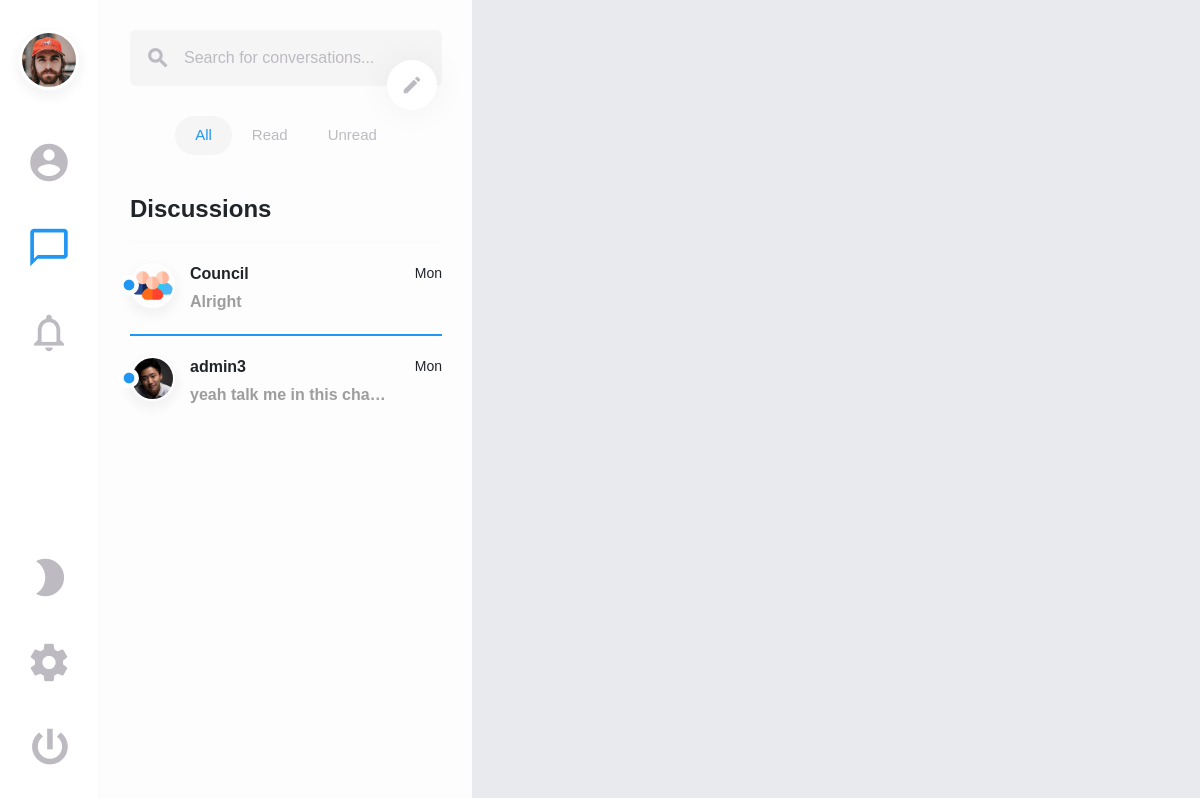
/home/ (signed in), run on an earlier commit of the app's database.
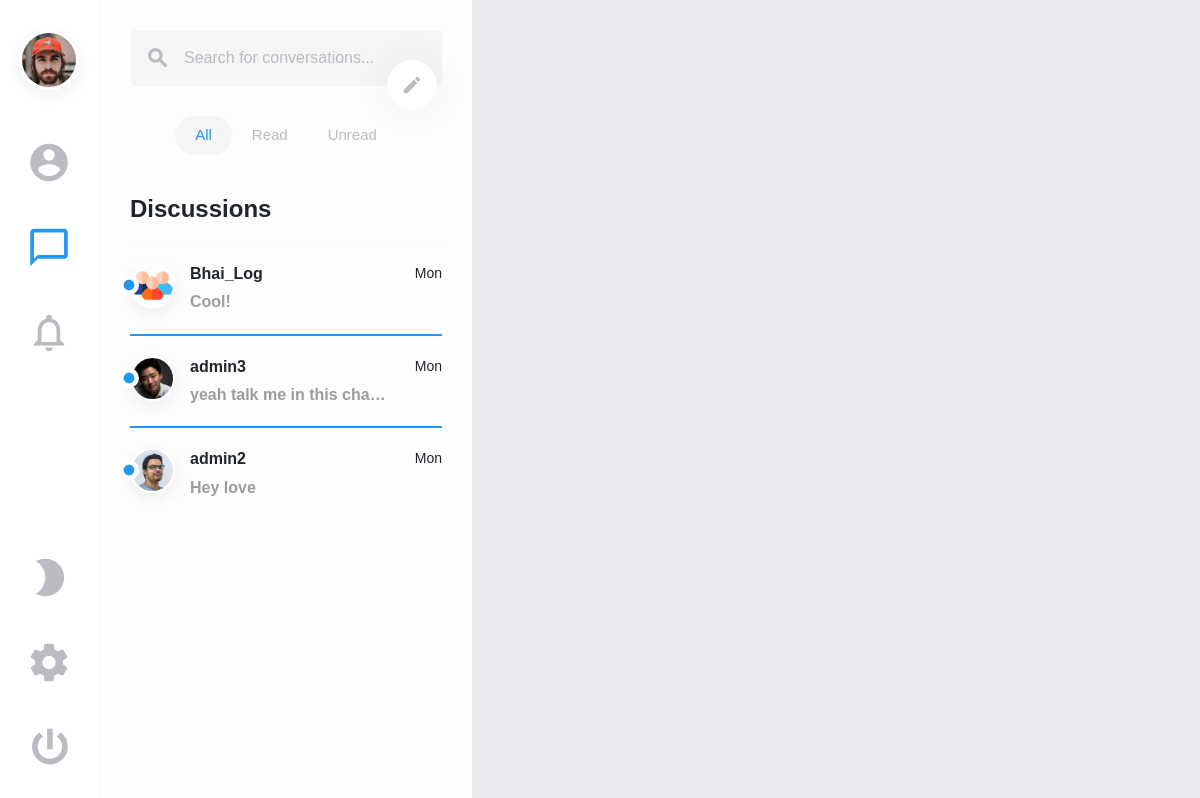
And on a later commit of the database.
### chat/models.py (models this page shows, shortened)
class UserProfile(models.Model):
    user = models.OneToOneField(User, on_delete=models.CASCADE)
    prof_image = models.FileField(upload_to='static')
    friends = models.ManyToManyField(
        'UserProfile',
        related_name=('user_friends'),
        blank=True
    )
    block_users = models.ManyToManyField(
        'UserProfile',
        related_name=('blocked_users'),
        blank=True
    )
    address = models.TextField()
    city = models.CharField(max_length=200, null=True)
    country = models.CharField(max_length=200, null=True)
    class Meta:
        verbose_name = 'UserProfile'
        verbose_name_plural = 'UserProfiles'

class MessageRoom(models.Model):
    group_name = models.CharField(max_length=150)
    first_user = models.ForeignKey(
        UserProfile, related_name=('first_user'),
        on_delete=models.CASCADE
    )
    second_user = models.ManyToManyField(
        UserProfile, related_name=('second_user'),
        null=True, blank=True
    )
    users_active = models.ManyToManyField(UserProfile, blank=True)
    one_to_one = models.BooleanField(default=True)
    group = models.ForeignKey(
        'MessageGroup', on_delete=models.CASCADE,
        related_name='message_groups', null=True, blank=True
    )
    @property
    def LatestMessage(self):
        latest_msg = Message.objects.filter(room_id=self.id).last()
        return latest_msg

class MessageGroup(models.Model):
    group_admin = models.ForeignKey(
        UserProfile, related_name='group_admins',
        on_delete=models.CASCADE, null=True
    )
    created = models.DateField(auto_now_add=True)
    group_image = models.FileField(upload_to='static')
    class Meta:
        verbose_name = ('MessageGroup')
        verbose_name_plural = ('MessageGroups')

class Message(models.Model):
    room = models.ForeignKey(
        'MessageRoom', related_name=('msg_room'),
        on_delete=models.CASCADE
    )
    sender = models.ForeignKey(
        UserProfile, related_name=('Message_sender'),
        on_delete=models.CASCADE
    )
    receiver = models.ManyToManyField(
        UserProfile, related_name=('Message_receiver')
    )
    seen_by_users = models.ManyToManyField(
        UserProfile, related_name=('Message_seen'),
        null=True
    )
    message = models.TextField()
    file = models.FileField(upload_to='static', null=True, blank=True)
    date = models.DateField(auto_now_add=True)

### chat/views.py (the view)
# urls.py: path('home/', views.HomePageView.as_view(), name="home"),
class HomePageView(View):
    Model = User
    template_name = "index.html"
    def get(self, request, *args, **kwargs):
        usr = User.objects.get(id=request.user.id)
        all_usr = User.objects.exclude(id=request.user.id)
        usr_p = UserProfile.objects.filter(user_id=request.user.id).first()
        all_room1 = MessageRoom.objects.filter(first_user=usr_p).all()
        all_room2 = MessageRoom.objects.filter(second_user__in=[usr_p]).all()
        all_rooms = list(chain(all_room1 , all_room2))
        context = {"usr":usr, "all_usr":all_usr, "user_profile":usr_p, "all_rooms":all_rooms}
        return render(request,"index.html", context)

### chat/templates/index.html (shortened to what this page needs)
{% load static %}
<!DOCTYPE html>
<html lang="en">
<head>
		<link href="{% static 'dist/css/lib/bootstrap.min.css' %}" type="text/css" rel="stylesheet">
		<link href="{% static 'dist/css/swipe.min.css' %}" type="text/css" rel="stylesheet">
	</head>
	<body>
		<main>
			<div class="layout">
				<div class="navigation">
					<div class="container">
						<div class="inside">
							<div class="nav nav-tab menu">
								<button class="btn"><img class="avatar-xl" src="/{{user_profile.prof_image}}" alt="avatar"></button>
								<a href="#members" data-toggle="tab"><i class="material-icons">account_circle</i></a>
								<a href="#discussions" data-toggle="tab" class="active"><i class="material-icons active">chat_bubble_outline</i></a>
								<a href="#notifications" data-toggle="tab" class="f-grow1"><i class="material-icons">notifications_none</i></a>
								<button class="btn mode"><i class="material-icons">brightness_2</i></button>
								<a href="#settings" data-toggle="tab"><i class="material-icons">settings</i></a>
								<a href="/login"><button class="btn power"><i class="material-icons">power_settings_new</i></button></a>
							</div>
						</div>
					</div>
				</div>
				<div class="sidebar" id="sidebar">
					<div class="container">
						<div class="col-md-12">
							<div class="tab-content">
								<div id="discussions" class="tab-pane fade active show">
									<div class="search">
										<form class="form-inline position-relative">
											<input type="search" class="form-control" id="conversations" placeholder="Search for conversations...">
											<button type="button" class="btn btn-link loop"><i class="material-icons">search</i></button>
										</form>
										<button class="btn create" data-toggle="modal" data-target="#startnewchat"><i class="material-icons">create</i></button>
									</div>
									<div class="list-group sort">
										<button class="btn filterDiscussionsBtn active show" data-toggle="list" data-filter="all">All</button>
										<button class="btn filterDiscussionsBtn" data-toggle="list" data-filter="read">Read</button>
										<button class="btn filterDiscussionsBtn" data-toggle="list" data-filter="unread">Unread</button>
									</div>
									<div class="discussions">
										<h1>Discussions</h1>
									<div class="list-group" id="chats" role="tablist">
										{% for u in all_rooms %}
											<a href="{% url 'chatroom' u.group_name %}" class="filterDiscussions all unread single active" id="msg__{{ u.group_name }}">
											{% if u.one_to_one == False %}
												<img class="avatar-md" src="/{{u.group.group_image}}" data-toggle="tooltip" data-placement="top" title="{{u.group_name}}" alt="avatar">
											{% elif u.first_user.user == request.user %}
												<img class="avatar-md" src="/{{ u.second_user.all.first.prof_image }}" data-toggle="tooltip" data-placement="top" title="{{u.second_user.all.first.user.username|capfirst}}" alt="avatar">
											{% elif u.second_user.all.first.user == request.user %}
												<img class="avatar-md" src="/{{ u.first_user.prof_image }}" data-toggle="tooltip" data-placement="top" title="{{u.first_user.user.username|capfirst}}" alt="avatar">
											{% endif %}
											<div class="status">
												<i class="material-icons online">fiber_manual_record</i>
											</div>
											<div class="data">
												{% if u.one_to_one == True and u.first_user.user == request.user %}
													<h5>{{ u.second_user.all.first.user.username|capfirst }}</h5>
												{% elif u.one_to_one == True and u.second_user.all.first.user == request.user %}
													<h5>{{ u.first_user.user.username }}</h5>
												{% else %}
													<h5>{{ u.group_name|capfirst }}</h5>
												{% endif %}
												<span>Mon</span>
												<p id="{{u.group_name}}_message" style="color:rgb(158, 157, 157);"><b>
													{{ u.LatestMessage.message|truncatechars:25 }}
												</b></p>
											</div>
										</a>
										{% endfor %}
										</div>
									</div>
								</div>
							</div>
						</div>
					</div>
				</div>
		</main>
	</body>
</html>

### chat/templates/index.html (style rules this page uses)
.show { display: block; }
* { padding: 0; margin: 0; }
body { background: #e9eaed; font-family: arial, sans-serif; }

What changed in the data, as far as the page shows it:
removed MessageRoom: group.group_image (picture), group_name "Council", LatestMessage.message "Alright"
added MessageRoom: group.group_image (picture), group_name "Bhai_Log", LatestMessage.message "Cool!"
added MessageRoom: first_user.prof_image (picture), first_user.user.username "admin2", LatestMessage.message "Hey love"
